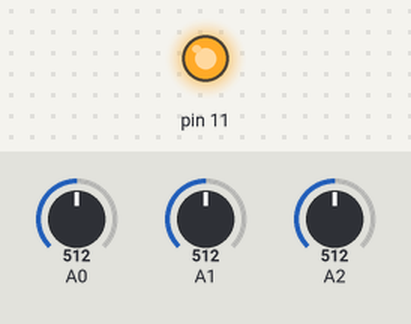
A sketch run on a simulated Arduino Uno, built with avr-gcc and run on an emulated ATmega328P. Shown: output pins drawn as LEDs (lit = HIGH). Inputs (shaded band) come from the test bench; at power-on: A0 = 512, A1 = 512, A2 = 512. What the sketch prints to the serial monitor is not drawn.

Above: at 0.1 s.
Timing chart, 0 to 1.6 s (numbered marks = the images above):
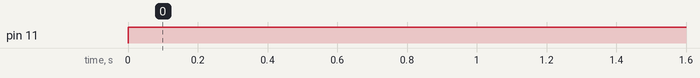

Measured:
- by itself, pin 11: LOW → HIGH at 0.00 s

The sketch:

lipo_alert.c.ino
```cpp
//#include <avr/sleep.h>
//#include <avr/power.h>
//
//volatile int f_timer=0;
//ISR(TIMER1_OVF_vect)
//{
//  /* set the flag. */
//   if(f_timer == 0)
//   {
//     f_timer = 1;
//   }
//}
//void enterSleep(void)
//{
//  set_sleep_mode(SLEEP_MODE_IDLE);
//
//  sleep_enable();
//
//
//  /* Disable all of the unused peripherals. This will reduce power
//   * consumption further and, more importantly, some of these
//   * peripherals may generate interrupts that will wake our Arduino from
//   * sleep!
//   */
//  power_adc_disable();
//  power_spi_disable();
//  power_timer0_disable();
//  power_timer2_disable();
//  power_twi_disable();
//
//  /* Now enter sleep mode. */
//  sleep_mode();
//
//  /* The program will continue from here after the timer timeout*/
//  sleep_disable(); /* First thing to do is disable sleep. */
//
//  /* Re-enable the peripherals. */
//  power_all_enable();
//}
void setup() {
  pinMode(11, OUTPUT);
  digitalWrite(11, LOW);
  Serial.begin(9600);
  /*** Configure the timer.***/

  /* Normal timer operation.*/
  //TCCR1A = 0x00;

  /* Clear the timer counter register.
   * You can pre-load this register with a value in order to
   * reduce the timeout period, say if you wanted to wake up
   * ever 4.0 seconds exactly.
   */
  //TCNT1=0x7530;

  /* Configure the prescaler for 1:1024, giving us a
   * timeout of 4.09 seconds.
   */
  //TCCR1B = 0x05;

  /* Enable the timer overlow interrupt. */
  //TIMSK1=0x01;
}

//char buffer [255];
int av1,av2,av3;
int tav1,tav2,tav3;
void loop() {
//  if(f_timer==1)
//  {
//    f_timer = 0;

  av1 = analogRead(A0);
  av2 = analogRead(A1);
  av3 = analogRead(A2);
  tav1 = av1;
  tav2 = av2-av1;
  tav3 = av3-av2-av1;

  if(tav1<=256 ||tav2<=256 ||tav3<=256){ //256 corresponds to 3.75 volts
    digitalWrite(11,HIGH);
    delay(500);
  }
  else {
      digitalWrite(11,LOW);
  }
      if(Serial){
        float cell1 = tav1 * (15.0 / 1023.0);
        float cell2 = tav2 * (15.0 / 1023.0);
        float cell3 = tav3 * (15.0 / 1023.0);
      //sprintf (buffer, "%e - %e - %e",cell1,cell2,cell3);
      //Serial.println(buffer);
      Serial.println("_______________");
      Serial.print("cell1 ");
      Serial.println(cell1);
      Serial.print("cell2 ");
      Serial.println(cell2);
      Serial.print("cell3 ");
      Serial.println(cell3);
      Serial.println("----------------");
      }
      //Serial.print(" cell1 ");
      //Serial.print(cell1);
      //Serial.print(" cell2 ");
      //Serial.print(cell2);
      //Serial.print(" cell3 ");
      //Serial.print(cell3);
      //Serial.println();
  //enterSleep();
  //}
}
```
